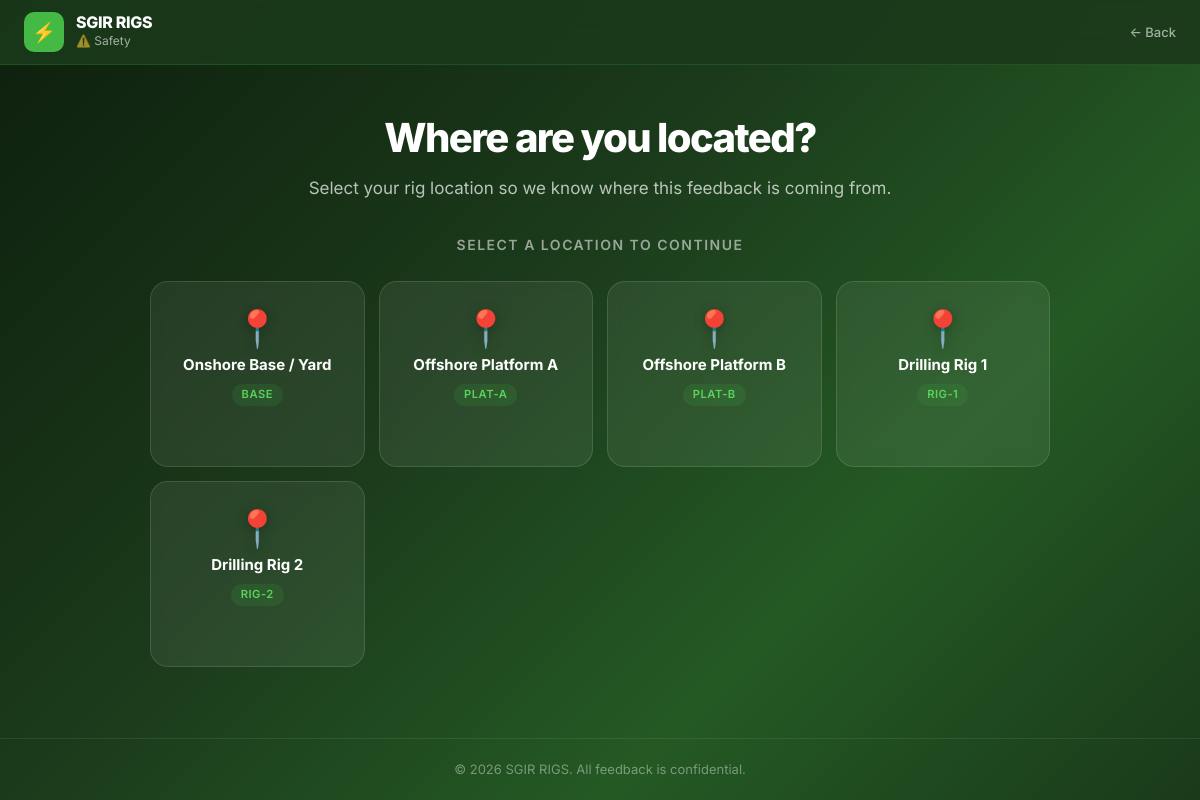
The page /feedback/location.php?dept=safety on the database its author committed.
### tables this page shows
CREATE TABLE IF NOT EXISTS admin_settings (
    id                  INT UNSIGNED PRIMARY KEY DEFAULT 1,
    notification_emails TEXT         NULL,
    company_name        VARCHAR(150) NOT NULL DEFAULT 'SGIR RIGS',
    company_tagline     VARCHAR(255) NOT NULL DEFAULT 'Feedback Portal',
    logo_path           VARCHAR(500) NULL,
    favicon_path        VARCHAR(500) NULL,
    updated_at          DATETIME     NOT NULL DEFAULT CURRENT_TIMESTAMP ON UPDATE CURRENT_TIMESTAMP
);

CREATE TABLE IF NOT EXISTS departments (
    id         INT UNSIGNED AUTO_INCREMENT PRIMARY KEY,
    name       VARCHAR(100) NOT NULL,
    slug       VARCHAR(100) NOT NULL UNIQUE,
    icon       VARCHAR(20)  NOT NULL DEFAULT '💬',
    is_active  TINYINT(1)   NOT NULL DEFAULT 1,
    sort_order INT          NOT NULL DEFAULT 0,
    created_at DATETIME     NOT NULL DEFAULT CURRENT_TIMESTAMP
);

CREATE TABLE IF NOT EXISTS rig_locations (
    id         INT UNSIGNED AUTO_INCREMENT PRIMARY KEY,
    name       VARCHAR(150) NOT NULL,
    code       VARCHAR(50)  NULL,
    is_active  TINYINT(1)   NOT NULL DEFAULT 1,
    sort_order INT          NOT NULL DEFAULT 0,
    created_at DATETIME     NOT NULL DEFAULT CURRENT_TIMESTAMP
);

### includes/helpers.php (called while the page is built, shortened)
<?php
function h(?string $str): string
{
    return htmlspecialchars((string)$str, ENT_QUOTES | ENT_SUBSTITUTE, 'UTF-8');
}
function get_site_settings(PDO $pdo): array
{
    $stmt = $pdo->query('SELECT * FROM admin_settings WHERE id = 1 LIMIT 1');
    $row  = $stmt->fetch();
    $settings = $row ?: [
        'id'                  => 1,
        'notification_emails' => '',
        'company_name'        => APP_NAME,
        'company_tagline'     => APP_TAGLINE,
        'logo_path'           => null,
        'favicon_path'        => null,
    ];
    return $settings;
}
function get_active_locations(PDO $pdo): array
{
    return $pdo->query(
        'SELECT * FROM rig_locations WHERE is_active = 1 ORDER BY sort_order ASC, name ASC'
    )->fetchAll();
}

### feedback/location.php (the view, shortened to what this page needs)
<?php
require_once ROOT . '/config/database.php';
require_once ROOT . '/includes/helpers.php';
$dept_slug = trim($_GET['dept'] ?? '');
$stmt = $pdo->prepare('SELECT * FROM departments WHERE slug = :slug AND is_active = 1 LIMIT 1');
$stmt->execute([':slug' => $dept_slug]);
$dept = $stmt->fetch();
$qr = trim($_GET['qr'] ?? '');
function forward_qs(string $dept_slug, int $loc_id, string $qr): string
{
    $params = ['dept' => $dept_slug, 'loc' => $loc_id];
    return http_build_query($params);
}
$locations = get_active_locations($pdo);
$settings = get_site_settings($pdo);
$company  = h($settings['company_name']);
$logoPath = $settings['logo_path'] ? BASE_URL . '/' . ltrim($settings['logo_path'], '/') : null;
?>
<!DOCTYPE html>
<html lang="en">
<head>
<link rel="stylesheet" href="<?= ASSET_URL ?>/css/main.css">
<link rel="stylesheet" href="<?= ASSET_URL ?>/css/feedback.css">
</head>
<body class="feedback-body">
<header class="feedback-header">
  <div class="feedback-header-inner">
    <div class="feedback-logo">
      <?php if ($logoPath): ?>
        <img src="<?= h($logoPath) ?>" alt="<?= $company ?> Logo" class="logo-img">
      <?php else: ?>
        <div class="logo-icon-fallback">⚡</div>
      <?php endif; ?>
      <div class="logo-text">
        <span class="logo-company"><?= $company ?></span>
        <span class="logo-tagline"><?= h($dept['icon']) ?> <?= h($dept['name']) ?></span>
      </div>
    </div>
    <a href="<?= BASE_URL ?>/feedback/index.php" class="header-admin-link">← Back</a>
  </div>
</header>
<section class="feedback-hero">
  <div class="feedback-hero-inner">
    <h1 class="hero-title">Where are you located?</h1>
    <p class="hero-subtitle">Select your rig location so we know where this feedback is coming from.</p>
  </div>
</section>
<main class="feedback-main">
  <div class="container">
    <p class="section-label">Select a location to continue</p>
    <div class="dept-grid">
      <?php foreach ($locations as $loc): ?>
        <a href="<?= BASE_URL ?>/feedback/form.php?<?= h(forward_qs($dept_slug, (int)$loc['id'], $qr)) ?>"
           class="dept-card"
           data-loc="<?= (int)$loc['id'] ?>">
          <div class="dept-card-icon">📍</div>
          <div class="dept-card-name"><?= h($loc['name']) ?></div>
          <?php if (!empty($loc['code'])): ?>
            <div class="dept-card-code"><?= h($loc['code']) ?></div>
          <?php endif; ?>
          <div class="dept-card-arrow">→</div>
        </a>
      <?php endforeach; ?>
    </div>
  </div>
</main>
<footer class="feedback-footer">
  <p>&copy; <?= date('Y') ?> <?= $company ?>. All feedback is confidential.</p>
</footer>
</body>
</html>

### assets/css/main.css (style rules this page uses)
:root { --primary-900: #0d1f0d; --primary-800: #122612; --primary-700: #1B3A1B; --primary-600: #245924; --primary-500: #2d712d; --accent-500: #44B944; --accent-400: #5dd15d; --accent-300: #80dc80; --neutral-50: #f8faf8; --neutral-100: #f0f4f0; --neutral-200: #e2e8e2; --neutral-300: #c8d4c8; --neutral-400: #9aaa9a; --neutral-500: #6b7c6b; --neutral-600: #4a5a4a; --neutral-700: #2d3a2d; --neutral-800: #1a241a; --neutral-900: #0d120d; --success: #22c55e; --warning: #f59e0b; --error: #ef4444; --info: #3b82f6; --shadow-sm: 0 1px 3px rgba(0,0,0,0.12); --shadow-md: 0 4px 12px rgba(0,0,0,0.15); --shadow-lg: 0 10px 30px rgba(0,0,0,0.20); --shadow-xl: 0 20px 60px rgba(0,0,0,0.25); --radius-sm: 6px; --radius-md: 12px; --radius-lg: 20px; --radius-xl: 28px; --transition: 0.2s ease; }
*, *::before, *::after { box-sizing: border-box; }
html { font-size: 16px; scroll-behavior: smooth; -webkit-text-size-adjust: 100%; }
body { margin: 0; font-family: 'Inter', -apple-system, BlinkMacSystemFont, 'Segoe UI', sans-serif; font-size: 0.9375rem; line-height: 1.6; color: #1e293b; background: var(--neutral-100); -webkit-font-smoothing: antialiased; -moz-osx-font-smoothing: grayscale; }
h1, h2, h3, h4, h5, h6 { margin: 0; line-height: 1.25; font-weight: 700; letter-spacing: -0.02em; color: var(--neutral-800); }
p { margin: 0 0 1rem; }
a { color: var(--accent-500); text-decoration: none; }

### rows shown on the page
admin_settings: company_name "SGIR RIGS"
departments: icon "⚠️", name "Safety"
rig_locations: name "Onshore Base / Yard", code "BASE"
rig_locations: name "Offshore Platform A", code "PLAT-A"
rig_locations: name "Offshore Platform B", code "PLAT-B"
rig_locations: name "Drilling Rig 1", code "RIG-1"
rig_locations: name "Drilling Rig 2", code "RIG-2"
